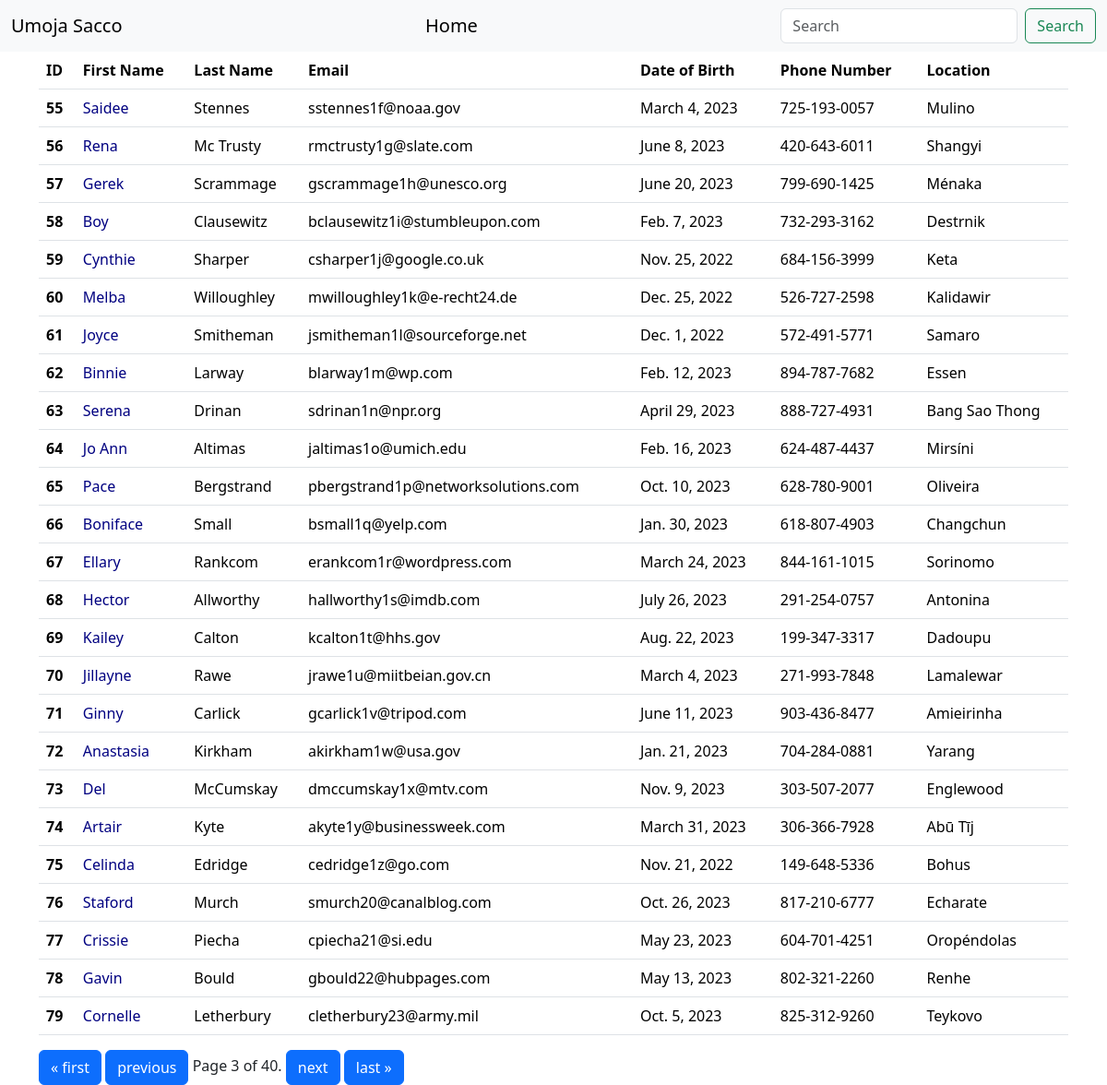
Page /all/?page=3 on the committed database.
### Formpractise/models.py (models this page shows, shortened)
class Student(models.Model):
    choices = ((False,'Male'),(False,'Female'),(False,'Other'))
    first_name = models.CharField(max_length=20)
    last_name = models.CharField(max_length=20)
    location = models.CharField(max_length=20)
    mothers_name = models.CharField(max_length=20,null=True)
    fathers_name = models.CharField(max_length=20,null=True)
    phone_number = models.CharField(unique=True,max_length=30)
    email_address = models.EmailField(unique=True)
    dateofBirth = models.DateField(null=True)
    application = models.ImageField(upload_to=unique_img,default='applications/default.jpg')
    gender = models.BooleanField(choices=choices,default=False)
    created_at = models.DateTimeField(auto_now_add=True)

### Formpractise/views.py (the view)
# urls.py: path('all/',views.all_students,name='allstudents'),
def all_students(request):
    students = Student.objects.all()
    paginator = Paginator(students,25)
    page_number = request.GET.get("page")
    page_obj = paginator.get_page(page_number)
    return render(request,'allstudents.html',{"page_obj":page_obj})

### templates/allstudents.html (shortened to what this page needs)
{% load humanize %}
<!DOCTYPE html>
<html lang="en">
<head>
    <link href="https://cdn.jsdelivr.net/npm/bootstrap@5.3.2/dist/css/bootstrap.min.css" rel="stylesheet">
</head>
<body>
{% include 'navbar.html' %}
{% include 'alerts.html' %}
<div class="container">
    {% block content %}
    <table class="table">
        <thead>
            <tr>
                <th scope="col">ID</th>
                <th scope="col">First Name</th>
                <th scope="col">Last Name</th>
                <th scope="col">Email</th>
                <th scope="col">Date of Birth</th>
                <th scope="col">Phone Number</th>
                <th scope="col">Location</th>
            </tr>
        </thead>
        <tbody>
            {% for student in page_obj %}
            <tr>
                <th scope="row">{{ student.id }}</th>
                <td><a href="{% url 'student' student.id %}" style="text-decoration: none;color: navy">{{ student.first_name|title }}</a></td>
                <td>{{ student.last_name }}</td>
                <td>{{ student.email_address }}</td>
                <td>{{ student.dateofBirth|date }}</td>
                <td>{{ student.phone_number }}</td>
                <td>{{ student.location }}</td>
            </tr>
            {% endfor %}
        </tbody>
    </table>
        <div class="pagination">
    <span class="step-links">
        {% if page_obj.has_previous %}
            <a href="?page=1" class="btn btn-primary d-inline-flex align-items-center" type="button">&laquo; first</a>
            <a href="?page={{ page_obj.previous_page_number }}" class="btn btn-primary d-inline-flex align-items-center" type="button">previous</a>
        {% endif %}
        <span class="current">
            Page {{ page_obj.number }} of {{ page_obj.paginator.num_pages }}.
        </span>
        {% if page_obj.has_next %}
            <a href="?page={{ page_obj.next_page_number }}" class="btn btn-primary d-inline-flex align-items-center" type="button">next</a>
            <a href="?page={{ page_obj.paginator.num_pages }}" class="btn btn-primary d-inline-flex align-items-center" type="button">last &raquo;</a>
        {% endif %}
    </span>
</div>
    {% endblock %}
</div>
</body>
</html>

### rows in the picture
Student: id "55", first_name "Saidee", last_name "Stennes", email_address "sstennes1f@noaa.gov", dateofBirth "March 4, 2023", phone_number "725-193-0057", location "Mulino"
Student: id "56", first_name "Rena", last_name "Mc Trusty", email_address "rmctrusty1g@slate.com", dateofBirth "June 8, 2023", phone_number "420-643-6011", location "Shangyi"
Student: id "57", first_name "Gerek", last_name "Scrammage", email_address "gscrammage1h@unesco.org", dateofBirth "June 20, 2023", phone_number "799-690-1425", location "Ménaka"
Student: id "58", first_name "Boy", last_name "Clausewitz", email_address "bclausewitz1i@stumbleupon.com", dateofBirth "Feb. 7, 2023", phone_number "732-293-3162", location "Destrnik"
Student: id "59", first_name "Cynthie", last_name "Sharper", email_address "csharper1j@google.co.uk", dateofBirth "Nov. 25, 2022", phone_number "684-156-3999", location "Keta"
Student: id "60", first_name "Melba", last_name "Willoughley", email_address "mwilloughley1k@e-recht24.de", dateofBirth "Dec. 25, 2022", phone_number "526-727-2598", location "Kalidawir"
Student: id "61", first_name "Joyce", last_name "Smitheman", email_address "jsmitheman1l@sourceforge.net", dateofBirth "Dec. 1, 2022", phone_number "572-491-5771", location "Samaro"
Student: id "62", first_name "Binnie", last_name "Larway", email_address "blarway1m@wp.com", dateofBirth "Feb. 12, 2023", phone_number "894-787-7682", location "Essen"
Student: id "63", first_name "Serena", last_name "Drinan", email_address "sdrinan1n@npr.org", dateofBirth "April 29, 2023", phone_number "888-727-4931", location "Bang Sao Thong"
Student: id "64", first_name "Jo Ann", last_name "Altimas", email_address "jaltimas1o@umich.edu", dateofBirth "Feb. 16, 2023", phone_number "624-487-4437", location "Mirsíni"
Student: id "65", first_name "Pace", last_name "Bergstrand", email_address "pbergstrand1p@networksolutions.com", dateofBirth "Oct. 10, 2023", phone_number "628-780-9001", location "Oliveira"
Student: id "66", first_name "Boniface", last_name "Small", email_address "bsmall1q@yelp.com", dateofBirth "Jan. 30, 2023", phone_number "618-807-4903", location "Changchun"
Student: id "67", first_name "Ellary", last_name "Rankcom", email_address "erankcom1r@wordpress.com", dateofBirth "March 24, 2023", phone_number "844-161-1015", location "Sorinomo"
Student: id "68", first_name "Hector", last_name "Allworthy", email_address "hallworthy1s@imdb.com", dateofBirth "July 26, 2023", phone_number "291-254-0757", location "Antonina"
Student: id "69", first_name "Kailey", last_name "Calton", email_address "kcalton1t@hhs.gov", dateofBirth "Aug. 22, 2023", phone_number "199-347-3317", location "Dadoupu"
Student: id "70", first_name "Jillayne", last_name "Rawe", email_address "jrawe1u@miitbeian.gov.cn", dateofBirth "March 4, 2023", phone_number "271-993-7848", location "Lamalewar"
Student: id "71", first_name "Ginny", last_name "Carlick", email_address "gcarlick1v@tripod.com", dateofBirth "June 11, 2023", phone_number "903-436-8477", location "Amieirinha"
Student: id "72", first_name "Anastasia", last_name "Kirkham", email_address "akirkham1w@usa.gov", dateofBirth "Jan. 21, 2023", phone_number "704-284-0881", location "Yarang"
Student: id "73", first_name "Del", last_name "McCumskay", email_address "dmccumskay1x@mtv.com", dateofBirth "Nov. 9, 2023", phone_number "303-507-2077", location "Englewood"
Student: id "74", first_name "Artair", last_name "Kyte", email_address "akyte1y@businessweek.com", dateofBirth "March 31, 2023", phone_number "306-366-7928", location "Abū Tīj"
Student: id "75", first_name "Celinda", last_name "Edridge", email_address "cedridge1z@go.com", dateofBirth "Nov. 21, 2022", phone_number "149-648-5336", location "Bohus"
Student: id "76", first_name "Staford", last_name "Murch", email_address "smurch20@canalblog.com", dateofBirth "Oct. 26, 2023", phone_number "817-210-6777", location "Echarate"
Student: id "77", first_name "Crissie", last_name "Piecha", email_address "cpiecha21@si.edu", dateofBirth "May 23, 2023", phone_number "604-701-4251", location "Oropéndolas"
Student: id "78", first_name "Gavin", last_name "Bould", email_address "gbould22@hubpages.com", dateofBirth "May 13, 2023", phone_number "802-321-2260", location "Renhe"
Student: id "79", first_name "Cornelle", last_name "Letherbury", email_address "cletherbury23@army.mil", dateofBirth "Oct. 5, 2023", phone_number "825-312-9260", location "Teykovo"

### other values in the picture
{{ page_obj.number }} "3"
{{ page_obj.paginator.num_pages }} "40"
